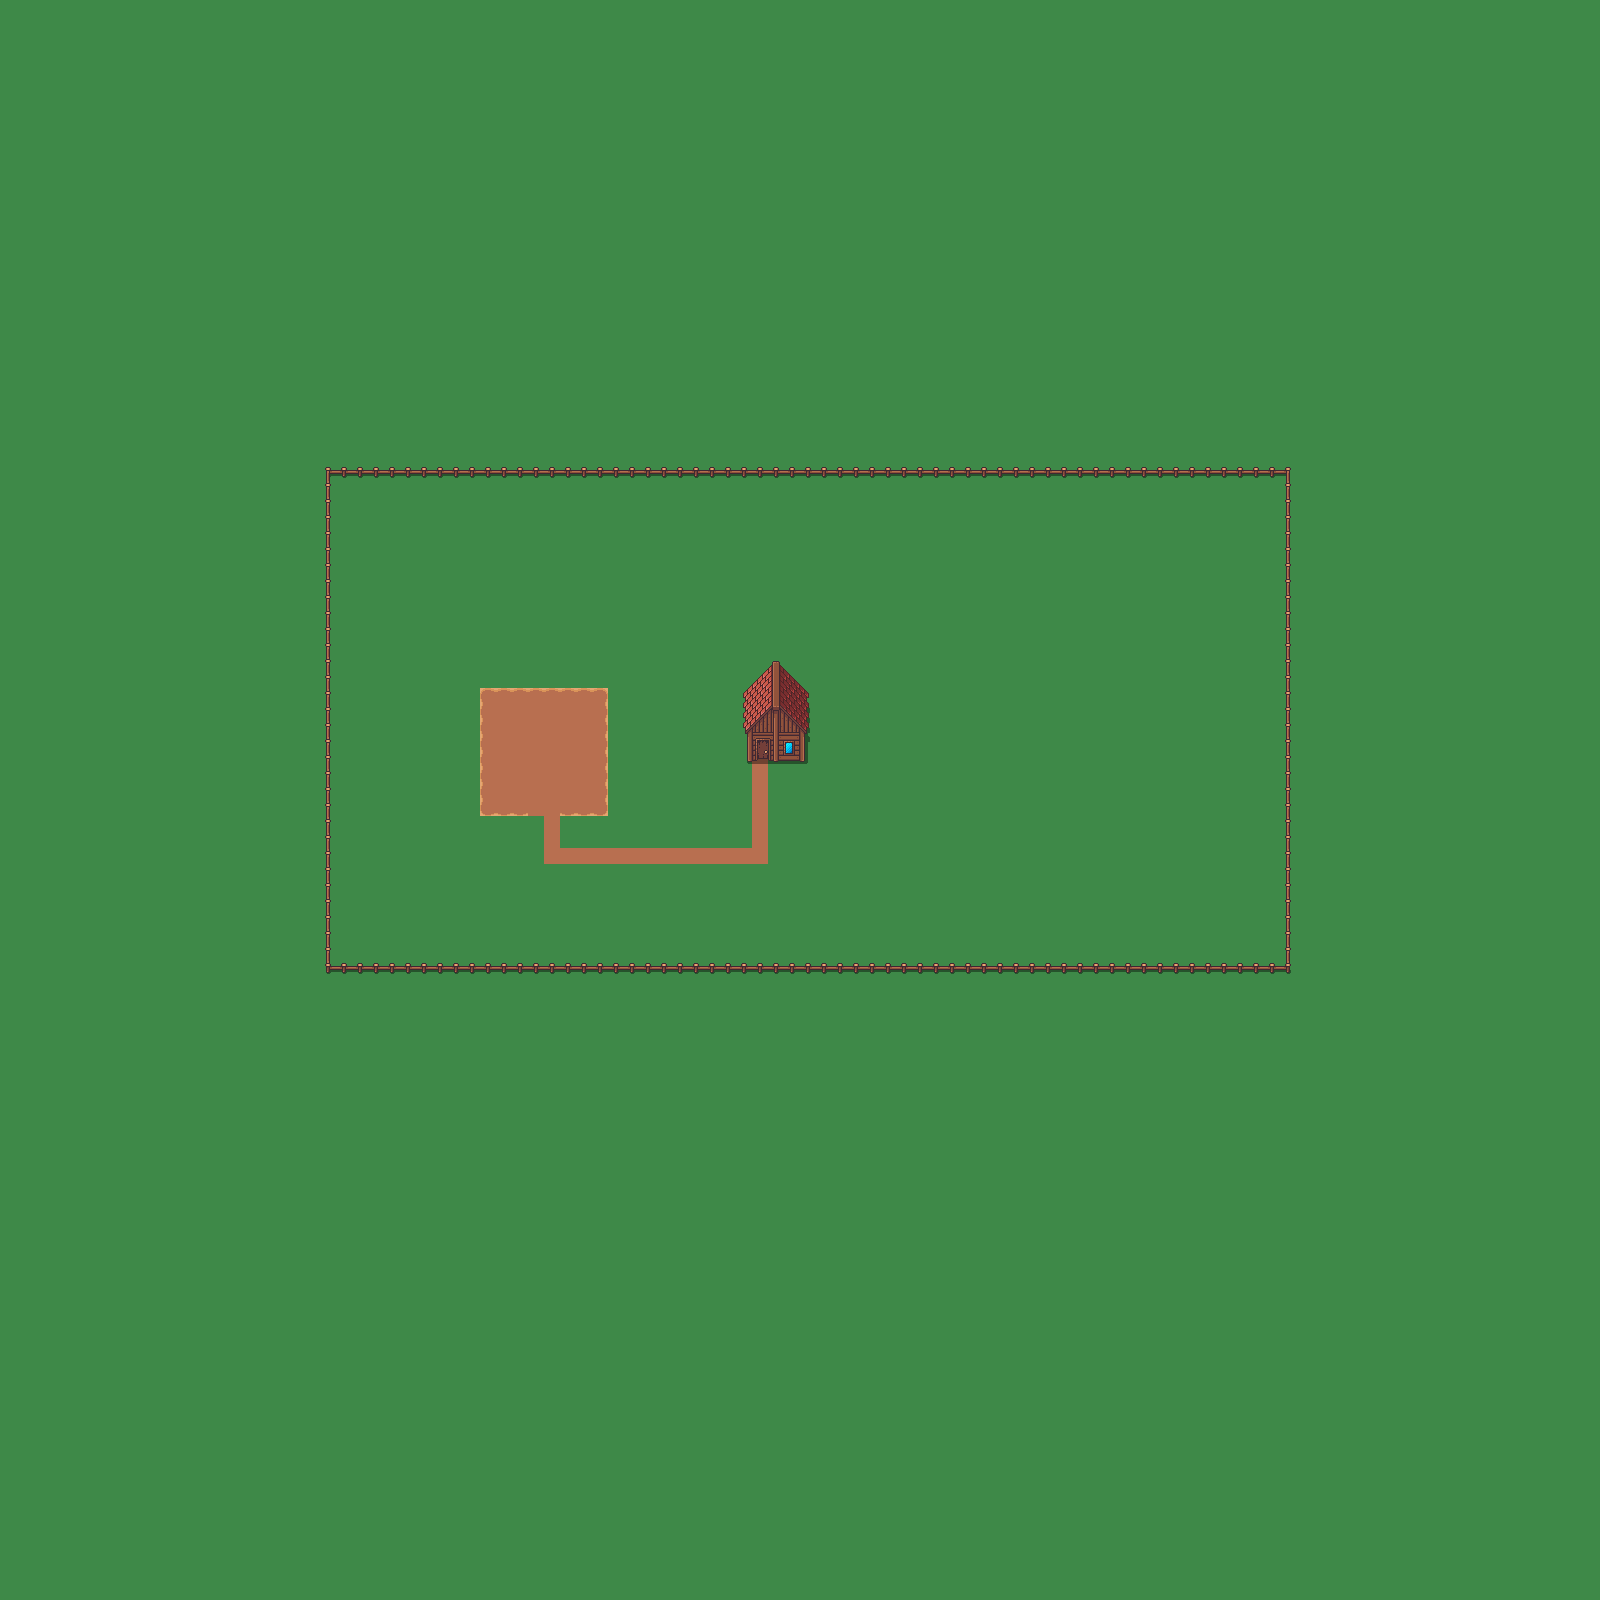

This game map was drawn from its Tiled (.tmx) file and the tilesets committed beside it. A one-line description and the trimmed map source follow:
An orthogonal 100x100 tile map with 16x16 px tiles, 3 tile layers (ground, fences, objects), 6 tilesets.

<map version="1.10" tiledversion="1.11.0" orientation="orthogonal" renderorder="right-down" width="100" height="100" tilewidth="16" tileheight="16" infinite="0" nextlayerid="5" nextobjectid="1">
 <tileset firstgid="1" source="eduTiles1.tsx" />
 <tileset firstgid="2" source="fences.tsx" />
 <tileset firstgid="18" source="house.tsx" />
 <tileset firstgid="53" name="beachtile" tilewidth="16" tileheight="16" tilecount="15" columns="5">
  <image source="Tiles/Beach_Tile.png" width="80" height="48" />
 </tileset>
 <tileset firstgid="68" name="clifftile" tilewidth="16" tileheight="16" tilecount="18" columns="3">
  <image source="Tiles/Cliff_Tile.png" width="48" height="96" />
 </tileset>
 <tileset firstgid="86" name="farmlandtile" tilewidth="16" tileheight="16" tilecount="9" columns="3">
  <image source="Tiles/FarmLand_Tile.png" width="48" height="48" />
 </tileset>
 <layer id="1" name="ground" width="100" height="100">
  <data>[10000 cells, 10000 non-empty, 1 distinct tile ids]</data>
 </layer>
 <layer id="3" name="fences" width="100" height="100">
  <data>[10000 cells, 271 non-empty, 16 distinct tile ids]</data>
 </layer>
 <layer id="4" name="objects" width="100" height="100">
  <data>[10000 cells, 35 non-empty, 35 distinct tile ids]</data>
 </layer>
</map>
